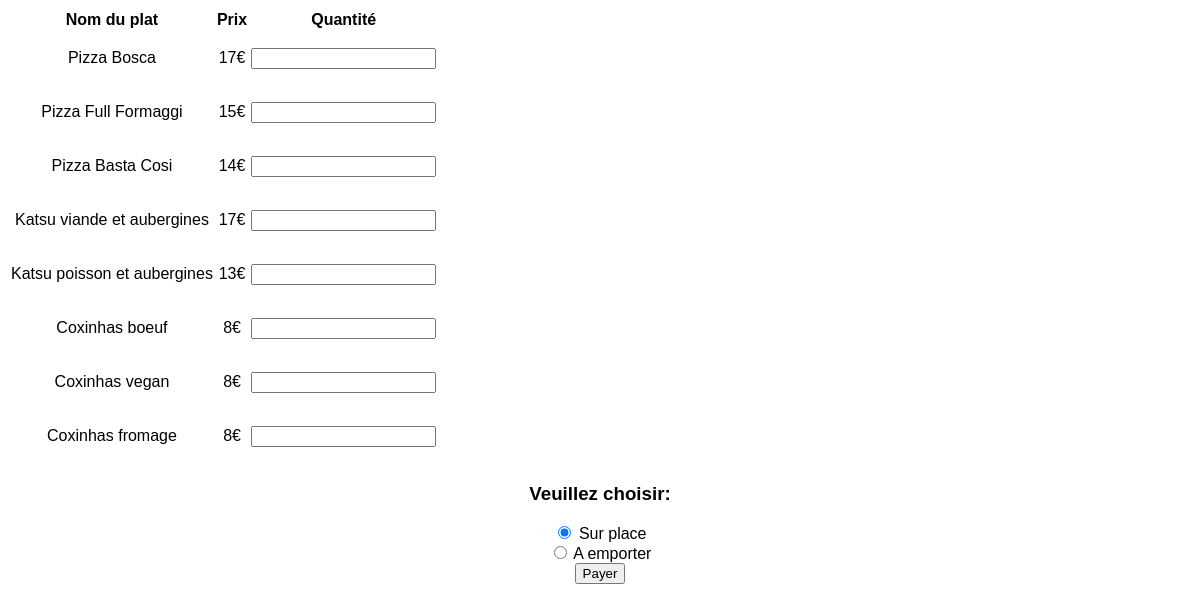
The app's page /listecommande.php with its own data.
### tables this page shows
CREATE TABLE `produit` (
  `ID_Produit` int(11) NOT NULL,
  `Libelle` varchar(50) NOT NULL,
  `Prix` int(11) NOT NULL
);

### listecommande.php (the view, shortened to what this page needs)
<?php
$dbh=db_connect();
    $sql="Select * FROM produit;";
    try {
        $sth = $dbh->query($sql);
        $sth->execute();
        $rows = $sth->fetchAll(PDO::FETCH_ASSOC);
    } catch (PDOException $ex) {
        die( "<p>Erreur lors de la requête SQL : " . $ex->getMessage() . "</p>");
    }
?>
<!doctype html>
<html lang="fr">
<head>
  <link rel="stylesheet" href="style.css">
</head>
<body>
<form method="POST">
    <table>
        <th>Nom du plat</th>
        <th>Prix</th>
        <th>Quantité</th>
<?php
if (count($rows)>0) {
    foreach ($rows as $row)
        {
            echo "<tr>";
            echo "<td>". $row["Libelle"]."</td>";
            echo "<td><p>". $row["Prix"]."€</p></td>";
            echo "<td> <input type='number' name='qte_{$row['ID_Produit']}' id='number'> </td>";
            echo "</tr>";
       }
}
?>
    </table>
  <h3>Veuillez choisir:</h3>
        <input type="radio" id="surPlace" name="typeCommande" value="place" checked/> Sur place <br>
        <input type="radio" id="aEmporter" name="typeCommande" value="emporter" /> A emporter<br>
        <input type="submit" name="submit" value="Payer">
    </form>
</body>
</html>

### css/style.css (style rules this page uses)
body { text-align: center; font-family: sans-serif; }

### records on screen
produit: Libelle "Pizza Bosca", Prix "17"
produit: Libelle "Pizza Full Formaggi", Prix "15"
produit: Libelle "Pizza Basta Cosi", Prix "14"
produit: Libelle "Katsu viande et aubergines", Prix "17"
produit: Libelle "Katsu poisson et aubergines", Prix "13"
produit: Libelle "Coxinhas boeuf", Prix "8"
produit: Libelle "Coxinhas vegan", Prix "8"
produit: Libelle "Coxinhas fromage", Prix "8"
